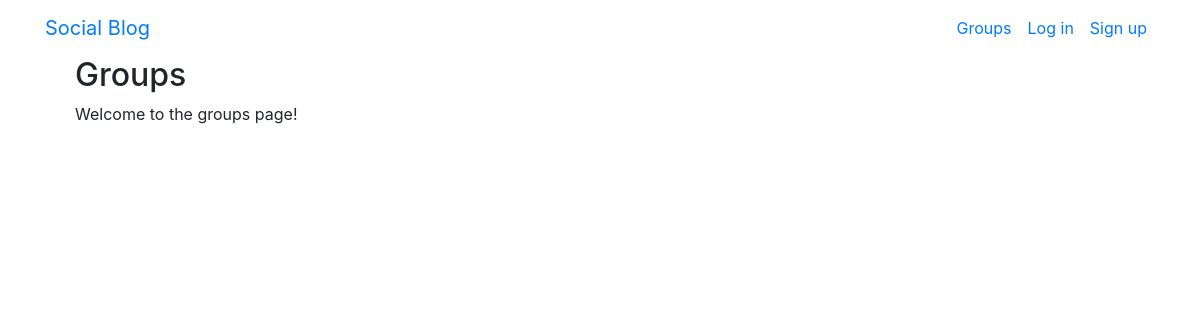
The page /groups/ on the database as committed earlier.
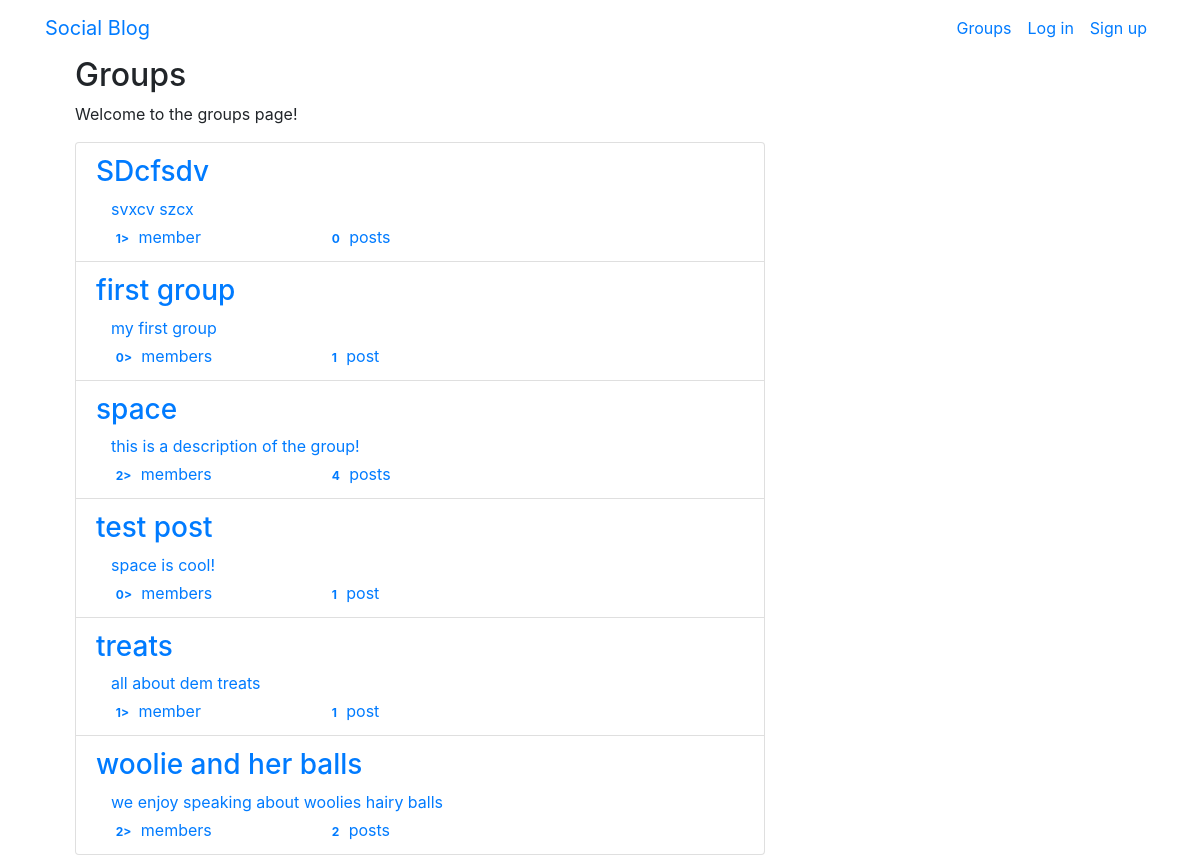
The same page on the database as committed later.
### groups/models.py (models this page shows, shortened)
class Group(models.Model):
    name = models.CharField(max_length=255,unique=True)
    slug = models.SlugField(allow_unicode=True,unique=True)
    description = models.TextField(blank=True)
    decription_html = models.TextField(editable=False)
    members = models.ManyToManyField(User, through='GroupMember')
    class Meta:
        ordering = ['name']

### groups/views.py (the view)
# urls.py: path('', views.ListGroups.as_view(), name='all'),
class ListGroups(generic.ListView):
    model = Group

### groups/templates/groups/group_list.html (shortened to what this page needs)
{% extends "groups/group_base.html" %}
{% block pregroup %}
<div class="col-md-4">
    <div class="content">
        <h2>Groups</h2>
        <p>Welcome to the groups page!</p>
    </div>
</div>
{% endblock %}
{% block group_content %}
<div class="col-md-8">
    <div class="list-group">
        {% for group in object_list %}
            <a class='list-group-item' href="{% url 'groups:single' slug=group.slug %}">
                <h3 class='title list-group-item-heading'>{{group.name}}</h3>
                <div class="list-group-item-text container-fluid">
                    <p class="mb-1">{{ group.description|safe }}</p>
                    <div class="row">
                        <div class="col-md-4">
                            <span class='badge'>{{group.members.count}}></span>
                            member{{group.members.count|pluralize}}
                        </div>
                        <div class="col-md-4">
                            <span class='badge'>{{group.posts.count}}</span>
                            post{{group.posts.count|pluralize}}
                        </div>
                    </div>
                </div>
            </a>
        {% endfor %}
    </div>
</div>
{% endblock %}

### groups/templates/groups/group_base.html (shortened to what this page needs)
{% extends "base.html" %}
{% block content %}
<div class='container'>
        {% block pregroup %}{% endblock %}
        {% block group_content %}{% endblock %}
</div>
{% endblock %}

### templates/base.html (shortened to what this page needs)
<!DOCTYPE html>
{% load static %}
<html lang="en">
<head>
    <link rel="stylesheet" href="https://stackpath.bootstrapcdn.com/bootstrap/4.1.3/css/bootstrap.min.css"
>
    <link href="https://maxcdn.bootstrapcdn.com/font-awesome/4.7.0/css/font-awesome.min.css" rel="stylesheet">
    <link rel="stylesheet" href="{% static 'simplesocial/css/master.css'%}">
</head>
<body>
    <nav class='navbar navbar-expand-lg mynav' role="navigation" id='navbar'>
        <div class='container'>
            <a class='navbar-brand mynav' href="{% url 'home' %}"> Social Blog </a>
            <div class="navbar-nav ml-auto">
                    {% if user.is_authenticated %}
                        <a class="nav-item nav-link" href="{% url 'posts:create' %}" class="btn btn-simple">Post</a>
                        <a class="nav-item nav-link" href="{% url 'groups:all' %}" class="btn btn-simple">Groups</a>
                        <a class="nav-item nav-link" href="{% url 'groups:create' %}" class="btn btn-simple">Create Group</a>
                        <a class="nav-item nav-link" href="{% url 'accounts:logout' %}" class="btn btn-simple">Log out</a>
                    {% else %}
                        <a class="nav-item nav-link" href="{% url 'groups:all' %}"class="btn btn-simple">Groups</a>
                        <a class="nav-item nav-link" href="{% url 'accounts:login' %}" class="btn btn-simple">Log in</a>
                        <a class="nav-item nav-link" href="{% url 'accounts:signup' %}" class="btn btn-simple">Sign up</a>
                    {% endif %}
            </div>
        </div>
    </nav>
    <div class="container mycontent">
        {% block content %}
        {% endblock %}
    </div>
</body>
</html>

Rows that differ between the two databases and show on the page:
added Group: name "SDcfsdv", description "svxcv szcx", members.count "1", posts.count "0"
added Group: name "first group", description "my first group", members.count "0", posts.count "1"
added Group: name "space", description "this is a description of the group!", members.count "2", posts.count "4"
added Group: name "test post", description "space is cool!", members.count "0", posts.count "1"
added Group: name "treats", description "all about dem treats", members.count "1", posts.count "1"
added Group: name "woolie and her balls", description "we enjoy speaking about woolies hairy balls", members.count "2", posts.count "2"
